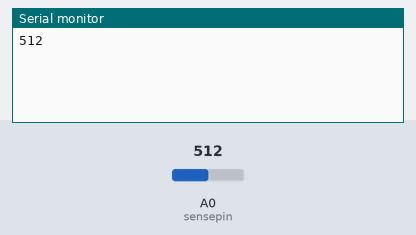
Recording of a sketch running on a simulated Arduino Mega 2560, built with avr-gcc and run on an emulated ATmega2560. Parts: the last lines printed to the serial monitor. The test bench sets the inputs (shaded band); at power-on: A0 (sensepin) = 512. The modem accepts every AT command (registered, SIM ready, sends succeed) and sends nothing else.

Above: at 1.3 s.
1.4 s: A0 (sensepin) set to 716
At 3.8 s:
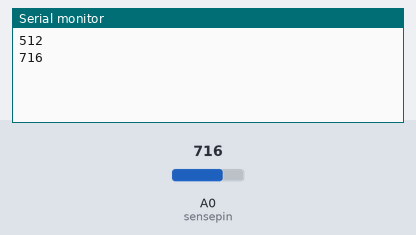
5.4 s: A0 (sensepin) set to 900
At 7.5 s:
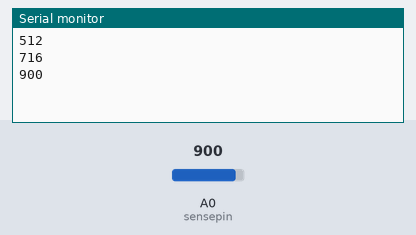
Timing chart, 0 to 9.0 s (numbered marks = the images above; inputs shaded):
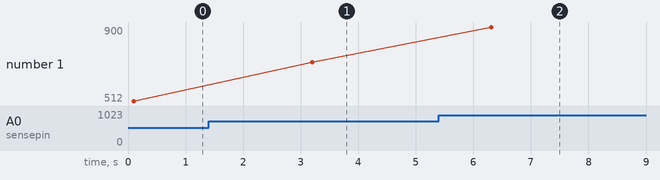

The sketch:

GasMonitoring.ino
```cpp
#include<String.h>
const int sensepin= A0;
const int threshold=50;//threshold Weight for Gas cylinder
int reading;
void setup() {
  // put your setup code here, to run once:
  Serial.begin(9600);//initialisation for client communication
  Serial1.begin(115200);//initialisation serial communication with GSM shield
  delay(100);

}
void loop()
{
  // put your main code here, to run repeatedly:
  reading = analogRead(sensepin);//to read the value from the sensor
  Serial.println(reading);//to print the values from sensor
  if (reading > threshold)
{
  Serial1.println("AT+CMGF=1");    //Sets the GSM Module in Text Mode
  delay(1000);  // Delay of 1000 milli seconds or 1 second
  Serial1.println("AT+CMGS=\"+919789950995\"\r"); // Replace x with mobile number
  delay(1000);
  Serial1.println("   Cylinder status\nYour Gas is under treshold Limit\n Please Book for Cylinder\nThank you..Intel Galelio Gen 2");// The SMS text you want to send
  delay(100);
  Serial1.println((char)26);// ASCII code of CTRL+Z
  delay(1000);
}
/*if(Serial1.available())
   {
   Serial.write(Serial1.read());
     delay(10000);
   }*/

}
```

Measured:
- after the input at 1.4 s, the serial monitor: prints a new line after 1.8 s (image 1)
- after the input at 5.4 s, the serial monitor: prints a new line after 0.91 s (image 2)
- plotted number 1: 512 → 716 after the input at 1.4 s, 716 → 900 after the input at 5.4 s
